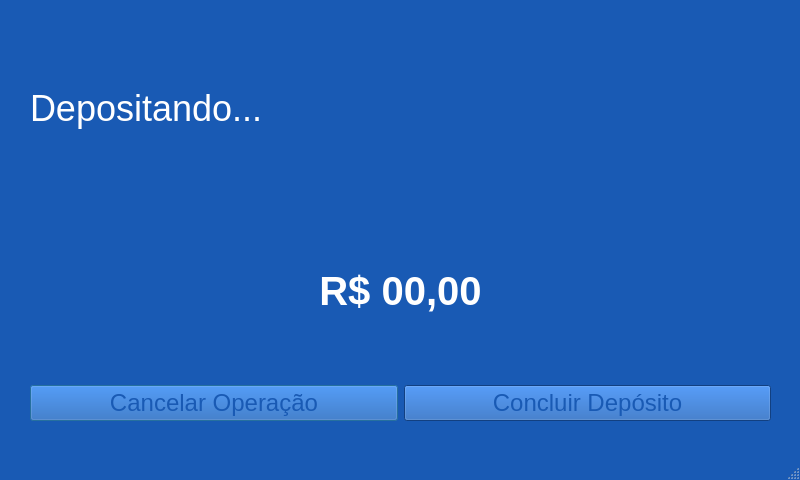
<?xml version="1.0" encoding="UTF-8"?>
<ui version="4.0">
 <class>MainWindow</class>
 <widget class="QMainWindow" name="MainWindow">
  <property name="geometry">
   <rect>
    <x>0</x>
    <y>0</y>
    <width>800</width>
    <height>480</height>
   </rect>
  </property>
  <property name="sizePolicy">
   <sizepolicy hsizetype="Maximum" vsizetype="Maximum">
    <horstretch>0</horstretch>
    <verstretch>0</verstretch>
   </sizepolicy>
  </property>
  <property name="maximumSize">
   <size>
    <width>16777215</width>
    <height>16777215</height>
   </size>
  </property>
  <property name="palette">
   <palette>
    <active>
     <colorrole role="WindowText">
      <brush brushstyle="SolidPattern">
       <color alpha="255">
        <red>255</red>
        <green>255</green>
        <blue>255</blue>
       </color>
      </brush>
     </colorrole>
     <colorrole role="Button">
      <brush brushstyle="SolidPattern">
       <color alpha="255">
        <red>25</red>
        <green>90</green>
        <blue>180</blue>
       </color>
      </brush>
     </colorrole>
     <colorrole role="ButtonText">
      <brush brushstyle="SolidPattern">
       <color alpha="255">
        <red>25</red>
        <green>90</green>
        <blue>180</blue>
       </color>
      </brush>
     </colorrole>
     <colorrole role="Base">
      <brush brushstyle="SolidPattern">
       <color alpha="255">
        <red>25</red>
        <green>90</green>
        <blue>180</blue>
       </color>
      </brush>
     </colorrole>
     <colorrole role="Window">
      <brush brushstyle="SolidPattern">
       <color alpha="255">
        <red>25</red>
        <green>90</green>
        <blue>180</blue>
       </color>
      </brush>
     </colorrole>
    </active>
    <inactive>
     <colorrole role="WindowText">
      <brush brushstyle="SolidPattern">
       <color alpha="255">
        <red>255</red>
        <green>255</green>
        <blue>255</blue>
       </color>
      </brush>
     </colorrole>
     <colorrole role="Button">
      <brush brushstyle="SolidPattern">
       <color alpha="255">
        <red>25</red>
        <green>90</green>
        <blue>180</blue>
       </color>
      </brush>
     </colorrole>
     <colorrole role="ButtonText">
      <brush brushstyle="SolidPattern">
       <color alpha="255">
        <red>25</red>
        <green>90</green>
        <blue>180</blue>
       </color>
      </brush>
     </colorrole>
     <colorrole role="Base">
      <brush brushstyle="SolidPattern">
       <color alpha="255">
        <red>25</red>
        <green>90</green>
        <blue>180</blue>
       </color>
      </brush>
     </colorrole>
     <colorrole role="Window">
      <brush brushstyle="SolidPattern">
       <color alpha="255">
        <red>25</red>
        <green>90</green>
        <blue>180</blue>
       </color>
      </brush>
     </colorrole>
    </inactive>
    <disabled>
     <colorrole role="WindowText">
      <brush brushstyle="SolidPattern">
       <color alpha="255">
        <red>120</red>
        <green>120</green>
        <blue>120</blue>
       </color>
      </brush>
     </colorrole>
     <colorrole role="Button">
      <brush brushstyle="SolidPattern">
       <color alpha="255">
        <red>25</red>
        <green>90</green>
        <blue>180</blue>
       </color>
      </brush>
     </colorrole>
     <colorrole role="ButtonText">
      <brush brushstyle="SolidPattern">
       <color alpha="255">
        <red>120</red>
        <green>120</green>
        <blue>120</blue>
       </color>
      </brush>
     </colorrole>
     <colorrole role="Base">
      <brush brushstyle="SolidPattern">
       <color alpha="255">
        <red>25</red>
        <green>90</green>
        <blue>180</blue>
       </color>
      </brush>
     </colorrole>
     <colorrole role="Window">
      <brush brushstyle="SolidPattern">
       <color alpha="255">
        <red>25</red>
        <green>90</green>
        <blue>180</blue>
       </color>
      </brush>
     </colorrole>
    </disabled>
   </palette>
  </property>
  <property name="contextMenuPolicy">
   <enum>Qt::DefaultContextMenu</enum>
  </property>
  <property name="windowTitle">
   <string>MainWindow</string>
  </property>
  <property name="layoutDirection">
   <enum>Qt::LeftToRight</enum>
  </property>
  <property name="autoFillBackground">
   <bool>false</bool>
  </property>
  <property name="tabShape">
   <enum>QTabWidget::Rounded</enum>
  </property>
  <widget class="QWidget" name="centralwidget">
   <property name="sizePolicy">
    <sizepolicy hsizetype="Fixed" vsizetype="Fixed">
     <horstretch>0</horstretch>
     <verstretch>0</verstretch>
    </sizepolicy>
   </property>
   <widget class="QWidget" name="verticalLayoutWidget">
    <property name="geometry">
     <rect>
      <x>30</x>
      <y>20</y>
      <width>741</width>
      <height>401</height>
     </rect>
    </property>
    <layout class="QVBoxLayout" name="verticalLayout">
     <property name="sizeConstraint">
      <enum>QLayout::SetMaximumSize</enum>
     </property>
     <item>
      <layout class="QHBoxLayout" name="horizontalLayout">
       <item>
        <widget class="QLabel" name="label">
         <property name="enabled">
          <bool>true</bool>
         </property>
         <property name="font">
          <font>
           <pointsize>27</pointsize>
          </font>
         </property>
         <property name="text">
          <string>Depositando...</string>
         </property>
        </widget>
       </item>
       <item>
        <widget class="QLabel" name="label_3">
         <property name="text">
          <string/>
         </property>
         <property name="pixmap">
          <pixmap>bct-transformed 100.jpg</pixmap>
         </property>
         <property name="alignment">
          <set>Qt::AlignRight|Qt::AlignTrailing|Qt::AlignVCenter</set>
         </property>
        </widget>
       </item>
      </layout>
     </item>
     <item>
      <widget class="QLabel" name="label_2">
       <property name="palette">
        <palette>
         <active>
          <colorrole role="Button">
           <brush brushstyle="SolidPattern">
            <color alpha="255">
             <red>30</red>
             <green>112</green>
             <blue>220</blue>
            </color>
           </brush>
          </colorrole>
          <colorrole role="Base">
           <brush brushstyle="SolidPattern">
            <color alpha="255">
             <red>25</red>
             <green>90</green>
             <blue>180</blue>
            </color>
           </brush>
          </colorrole>
          <colorrole role="Window">
           <brush brushstyle="SolidPattern">
            <color alpha="255">
             <red>25</red>
             <green>90</green>
             <blue>180</blue>
            </color>
           </brush>
          </colorrole>
         </active>
         <inactive>
          <colorrole role="Button">
           <brush brushstyle="SolidPattern">
            <color alpha="255">
             <red>30</red>
             <green>112</green>
             <blue>220</blue>
            </color>
           </brush>
          </colorrole>
          <colorrole role="Base">
           <brush brushstyle="SolidPattern">
            <color alpha="255">
             <red>25</red>
             <green>90</green>
             <blue>180</blue>
            </color>
           </brush>
          </colorrole>
          <colorrole role="Window">
           <brush brushstyle="SolidPattern">
            <color alpha="255">
             <red>25</red>
             <green>90</green>
             <blue>180</blue>
            </color>
           </brush>
          </colorrole>
         </inactive>
         <disabled>
          <colorrole role="Button">
           <brush brushstyle="SolidPattern">
            <color alpha="255">
             <red>30</red>
             <green>112</green>
             <blue>220</blue>
            </color>
           </brush>
          </colorrole>
          <colorrole role="Base">
           <brush brushstyle="SolidPattern">
            <color alpha="255">
             <red>25</red>
             <green>90</green>
             <blue>180</blue>
            </color>
           </brush>
          </colorrole>
          <colorrole role="Window">
           <brush brushstyle="SolidPattern">
            <color alpha="255">
             <red>25</red>
             <green>90</green>
             <blue>180</blue>
            </color>
           </brush>
          </colorrole>
         </disabled>
        </palette>
       </property>
       <property name="font">
        <font>
         <pointsize>30</pointsize>
         <weight>75</weight>
         <bold>true</bold>
        </font>
       </property>
       <property name="text">
        <string>R$ 00,00</string>
       </property>
       <property name="alignment">
        <set>Qt::AlignCenter</set>
       </property>
      </widget>
     </item>
     <item>
      <layout class="QHBoxLayout" name="horizontalLayout_2">
       <item>
        <widget class="QPushButton" name="pushButton_2">
         <property name="sizePolicy">
          <sizepolicy hsizetype="Minimum" vsizetype="Fixed">
           <horstretch>0</horstretch>
           <verstretch>0</verstretch>
          </sizepolicy>
         </property>
         <property name="font">
          <font>
           <pointsize>18</pointsize>
          </font>
         </property>
         <property name="cursor">
          <cursorShape>PointingHandCursor</cursorShape>
         </property>
         <property name="text">
          <string>Cancelar Operação</string>
         </property>
         <property name="default">
          <bool>true</bool>
         </property>
        </widget>
       </item>
       <item>
        <widget class="QPushButton" name="pushButton">
         <property name="sizePolicy">
          <sizepolicy hsizetype="Preferred" vsizetype="Fixed">
           <horstretch>0</horstretch>
           <verstretch>0</verstretch>
          </sizepolicy>
         </property>
         <property name="font">
          <font>
           <pointsize>18</pointsize>
          </font>
         </property>
         <property name="cursor">
          <cursorShape>PointingHandCursor</cursorShape>
         </property>
         <property name="text">
          <string>Concluir Depósito</string>
         </property>
        </widget>
       </item>
      </layout>
     </item>
    </layout>
   </widget>
  </widget>
  <widget class="QMenuBar" name="menubar">
   <property name="geometry">
    <rect>
     <x>0</x>
     <y>0</y>
     <width>800</width>
     <height>26</height>
    </rect>
   </property>
  </widget>
  <widget class="QStatusBar" name="statusbar"/>
 </widget>
 <resources/>
 <connections/>
</ui>
